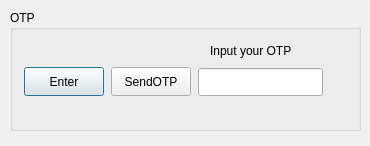
<?xml version="1.0" encoding="UTF-8"?>
<ui version="4.0">
 <class>otp</class>
 <widget class="QDialog" name="otp">
  <property name="geometry">
   <rect>
    <x>0</x>
    <y>0</y>
    <width>370</width>
    <height>146</height>
   </rect>
  </property>
  <property name="windowTitle">
   <string>Dialog</string>
  </property>
  <widget class="QGroupBox" name="groupBox">
   <property name="geometry">
    <rect>
     <x>10</x>
     <y>10</y>
     <width>351</width>
     <height>121</height>
    </rect>
   </property>
   <property name="title">
    <string>OTP</string>
   </property>
   <widget class="QLineEdit" name="otpinput">
    <property name="geometry">
     <rect>
      <x>188</x>
      <y>58</y>
      <width>125</width>
      <height>28</height>
     </rect>
    </property>
   </widget>
   <widget class="QPushButton" name="pushButton">
    <property name="geometry">
     <rect>
      <x>14</x>
      <y>57</y>
      <width>80</width>
      <height>29</height>
     </rect>
    </property>
    <property name="text">
     <string>Enter</string>
    </property>
   </widget>
   <widget class="QPushButton" name="pushButton_2">
    <property name="geometry">
     <rect>
      <x>101</x>
      <y>57</y>
      <width>80</width>
      <height>29</height>
     </rect>
    </property>
    <property name="text">
     <string>SendOTP</string>
    </property>
   </widget>
   <widget class="QLabel" name="label">
    <property name="geometry">
     <rect>
      <x>200</x>
      <y>30</y>
      <width>101</width>
      <height>21</height>
     </rect>
    </property>
    <property name="text">
     <string>Input your OTP</string>
    </property>
   </widget>
  </widget>
 </widget>
 <resources/>
 <connections/>
</ui>
